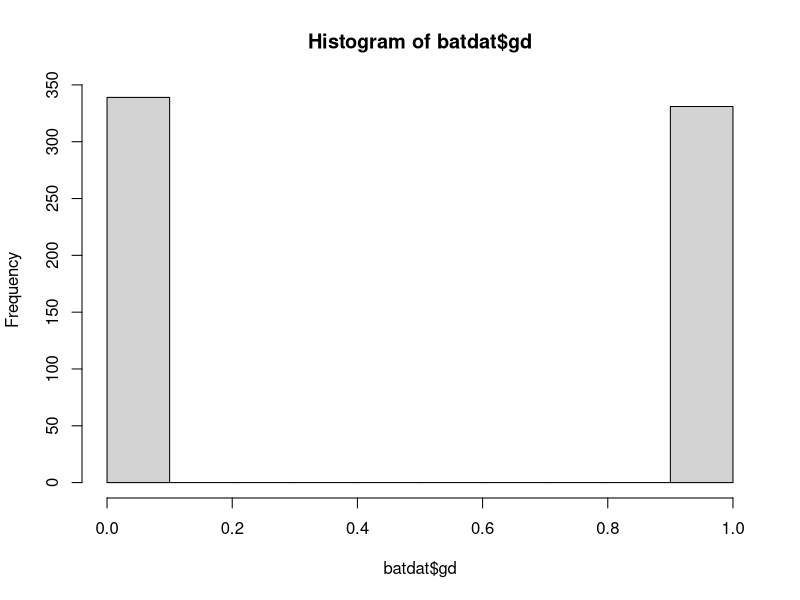

Recreate this plot in R.
#le2_data_manipulation  

#load important packages##
library(tidyverse)
library(tidyr)
library(dplyr)

#using the bat data - read
batdat=read.csv("bat_data.csv") # you will need to have the bat data file in the directory you are using

head(batdat)  
unique(batdat$species)
hist(batdat$gd)

batdat$lgdL=log10(batdat$gdL)#log the amount of fungus
batcounts<-aggregate(count~species+site+date,data=batdat, FUN=mean)  #make a df of bat counts


##how to use base R's match##
#imagine I want to match in average fungal loads to my batcounts dataframe
batloads<-aggregate(lgdL~species+site+date,data=batdat, FUN=mean)  #make a df of bat loads

#create a unique row id - in this case it is the species, site, and date which denote the entries we want to match
batloads$unique.row.id = paste(batloads$species,batloads$site,batloads$date)
batcounts$unique.row.id = paste(batcounts$species,batcounts$site,batcounts$date)
#dataframe you are bringing to first, and the one you matching from second
batloads$count = batcounts$count[match(batloads$unique.row.id,batcounts$unique.row.id)]

View(batloads)

#can merge together but duplicates columns
batwide=merge(batloads,batcounts,by=c("site","date"))
head(batwide)
#now we have a dataframe with columns for counts and for loads

# Look at some example data that comes with the tidyr package
# "New' way using 'pivot_wider'

batcounts.wide<- batcounts %>% #this says - make a new df called batcounts.wide using bat counts
  pivot_wider(names_from = species, values_from = count) 
##make columns for each of the values in the species column and fill those columns with what is the count column


fish_encounters

#let's say we want a new df where each row is a station
fish_encounters %>%
  pivot_wider(names_from = station, values_from = seen)

#we didn't include 0's at stations where we didn't observe fish so we can substitute those in
# Fill in missing values
fish_encounters %>%
  pivot_wider(
    names_from = station, #make the column names based on the unique values of the station column
    values_from = seen, #fill in these columns based on data in the 'seen' column
    values_fill = list(seen = 0) #if there isn't a value in seen, give it a zero (the fish wasn't observed)
  )

#what if we have a wide dataframe and want to make it "tidy"
head(relig_income) #welp this is awful

relig_income %>%
  pivot_longer(-religion, names_to = "income", values_to = "count") 
#the minus sign says don't include the column religion
#make all of the other column names rows in a column called 'income'
#make another column called 'count' and associate the values in each of the income classes with that count
#now you have a variable income and a count of the number of people that were in that income class

head(billboard)
#this is a dataset of songs and their ranking

billboard %>% 
  pivot_longer(
    cols = starts_with("wk"), #take all the cols that start with 'wk' 
    names_to = "week", #stack them in a column called "week"
    values_to = "rank",#the values that were in those columns before should be stored in column called rank
    values_drop_na = TRUE #get rid of the NAs - it means they weren't on the chart. Alternatively could be '101'
  )

#we probably want week to be an integer, not a character
billboard %>% 
  pivot_longer (
    cols = starts_with("wk"), 
    names_to = "week", 
    names_prefix = "wk",
    values_to = "rank",
    values_drop_na = TRUE
  )
#we can also smush our bat data back together
head(batcounts.wide)

#remove the batcounts.wide unique row id column
batcounts.wide$unique.row.id=NULL 

#we want both site and date to be columns
batcounts.wide %>%
  pivot_longer(-c(site,date), names_to = "species", values_to = "count")


## Group by, Mutate, and Summarise
batdat %>% 
  group_by(species) %>% 
  summarise(mean.fungal.loads=mean(lgdL,na.rm=TRUE))
#this gives you a summary table, it doesn't change batdat

#if you want to call this table something you would need to assign it
fungal.load.table = batdat %>% 
  group_by(species) %>% 
  summarise(mean.fungal.loads=mean(lgdL,na.rm=TRUE))

fungal.load.table

##Summarise versus Mutate
batdat_with_sample_size = batdat %>% 
  #create a new dataframe  called batdat_with_sample_size
  group_by(site,species,date) %>% 
  #you can group_by multiple things
  mutate(sample.size=n())
#this adds a column to the dataframe
batdat_with_sample_size

##we could have also just added this column to batdat
batdat = batdat %>% 
  #create a new dataframe  called batdat_with_sample_size
  group_by(site,species,date) %>% 
  #you can group_by multiple things
  mutate(sample.size=length(swab_id))
#this adds a column to the dataframe
batdat

###some old code with spread and gather - ignore unless this speaks to you###
#starting with the "old" way - using spread
batcounts.wide<-spread(batcounts, species,count,convert=T) #spread the dataframe

head(batcounts)
head(batcounts.wide)

batloads<-aggregate(lgdL~species+site+date,data=batdat, FUN=mean)
head(batloads)

batloads.wide<-spread(batloads, species,lgdL,convert=T)
head(batloads.wide)


